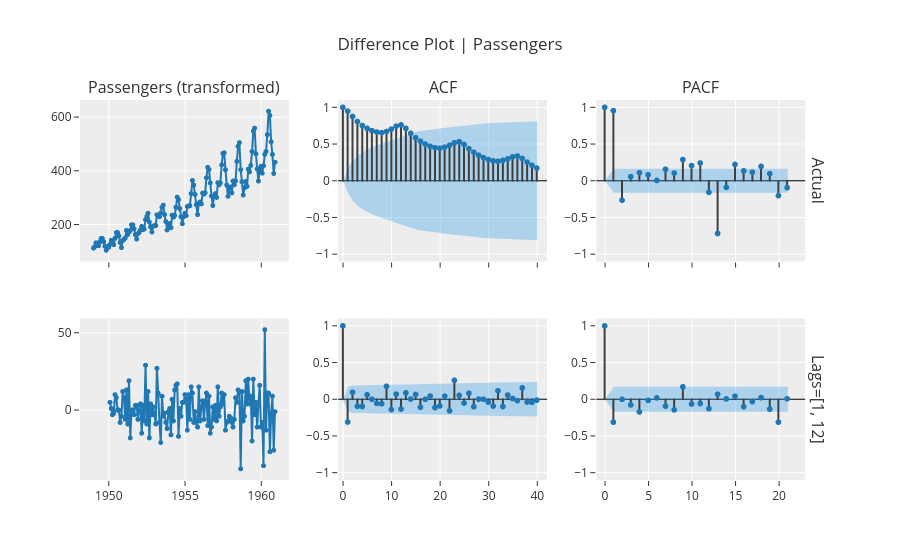

Notebook source saved alongside this figure:
### Markdown cell above
**Difference Plot Using Lags:**

For example, given a timeseries with monthly periodicity, using lags=[1, 12] corresponds to applying a standard first difference to handle trend, and followed by a seasonal difference (at lag 12) to attempt to account for seasonal dependence.

### Code cell
exp.plot_model(plot="diff", data_kwargs={"lags_list": [[1,12]], "acf": True, "pacf": True})

### Figure 1 — Plotly figure (JSON) as saved in the notebook; plotly's stock layout.template omitted (floating-point values rounded to 4 significant figures; data arrays with more than 128 entries replaced by an {"elided": "..."} marker saying what was removed)
{"data": [{"line": {"color": "rgb(31, 119, 180)", "width": 2}, "marker": {"color": "rgb(31, 119, 180)", "size": 5}, "mode": "lines+markers", "name": "Actual", "showlegend": false, "type": "scattergl", "x": {"elided": "144 str values"}, "xaxis": "x", "y": {"elided": "144 int values"}, "yaxis": "y"}, {"line": {"color": "#3f3f3f"}, "mode": "lines", "name": "Actual", "showlegend": false, "type": "scattergl", "x": [0, 0], "xaxis": "x2", "y": [0, 1.0], "yaxis": "y2"}, {"line": {"color": "#3f3f3f"}, "mode": "lines", "name": "Actual", "showlegend": false, "type": "scattergl", "x": [1, 1], "xaxis": "x2", "y": [0, 0.948], "yaxis": "y2"}, {"line": {"color": "#3f3f3f"}, "mode": "lines", "name": "Actual", "showlegend": false, "type": "scattergl", "x": [2, 2], "xaxis": "x2", "y": [0, 0.8756], "yaxis": "y2"}, {"line": {"color": "#3f3f3f"}, "mode": "lines", "name": "Actual", "showlegend": false, "type": "scattergl", "x": [3, 3], "xaxis": "x2", "y": [0, 0.8067], "yaxis": "y2"}, {"line": {"color": "#3f3f3f"}, "mode": "lines", "name": "Actual", "showlegend": false, "type": "scattergl", "x": [4, 4], "xaxis": "x2", "y": [0, 0.7526], "yaxis": "y2"}, {"line": {"color": "#3f3f3f"}, "mode": "lines", "name": "Actual", "showlegend": false, "type": "scattergl", "x": [5, 5], "xaxis": "x2", "y": [0, 0.7138], "yaxis": "y2"}, {"line": {"color": "#3f3f3f"}, "mode": "lines", "name": "Actual", "showlegend": false, "type": "scattergl", "x": [6, 6], "xaxis": "x2", "y": [0, 0.6817], "yaxis": "y2"}, {"line": {"color": "#3f3f3f"}, "mode": "lines", "name": "Actual", "showlegend": false, "type": "scattergl", "x": [7, 7], "xaxis": "x2", "y": [0, 0.6629], "yaxis": "y2"}, {"line": {"color": "#3f3f3f"}, "mode": "lines", "name": "Actual", "showlegend": false, "type": "scattergl", "x": [8, 8], "xaxis": "x2", "y": [0, 0.6556], "yaxis": "y2"}, {"line": {"color": "#3f3f3f"}, "mode": "lines", "name": "Actual", "showlegend": false, "type": "scattergl", "x": [9, 9], "xaxis": "x2", "y": [0, 0.6709], "yaxis": "y2"}, {"line": {"color": "#3f3f3f"}, "mode": "lines", "name": "Actual", "showlegend": false, "type": "scattergl", "x": [10, 10], "xaxis": "x2", "y": [0, 0.7027], "yaxis": "y2"}, {"line": {"color": "#3f3f3f"}, "mode": "lines", "name": "Actual", "showlegend": false, "type": "scattergl", "x": [11, 11], "xaxis": "x2", "y": [0, 0.7432], "yaxis": "y2"}, {"line": {"color": "#3f3f3f"}, "mode": "lines", "name": "Actual", "showlegend": false, "type": "scattergl", "x": [12, 12], "xaxis": "x2", "y": [0, 0.7604], "yaxis": "y2"}, {"line": {"color": "#3f3f3f"}, "mode": "lines", "name": "Actual", "showlegend": false, "type": "scattergl", "x": [13, 13], "xaxis": "x2", "y": [0, 0.7127], "yaxis": "y2"}, {"line": {"color": "#3f3f3f"}, "mode": "lines", "name": "Actual", "showlegend": false, "type": "scattergl", "x": [14, 14], "xaxis": "x2", "y": [0, 0.6463], "yaxis": "y2"}, {"line": {"color": "#3f3f3f"}, "mode": "lines", "name": "Actual", "showlegend": false, "type": "scattergl", "x": [15, 15], "xaxis": "x2", "y": [0, 0.5859], "yaxis": "y2"}, {"line": {"color": "#3f3f3f"}, "mode": "lines", "name": "Actual", "showlegend": false, "type": "scattergl", "x": [16, 16], "xaxis": "x2", "y": [0, 0.538], "yaxis": "y2"}, {"line": {"color": "#3f3f3f"}, "mode": "lines", "name": "Actual", "showlegend": false, "type": "scattergl", "x": [17, 17], "xaxis": "x2", "y": [0, 0.4997], "yaxis": "y2"}, {"line": {"color": "#3f3f3f"}, "mode": "lines", "name": "Actual", "showlegend": false, "type": "scattergl", "x": [18, 18], "xaxis": "x2", "y": [0, 0.4687], "yaxis": "y2"}, {"line": {"color": "#3f3f3f"}, "mode": "lines", "name": "Actual", "showlegend": false, "type": "scattergl", "x": [19, 19], "xaxis": "x2", "y": [0, 0.4499], "yaxis": "y2"}, {"line": {"color": "#3f3f3f"}, "mode": "lines", "name": "Actual", "showlegend": false, "type": "scattergl", "x": [20, 20], "xaxis": "x2", "y": [0, 0.4416], "yaxis": "y2"}, {"line": {"color": "#3f3f3f"}, "mode": "lines", "name": "Actual", "showlegend": false, "type": "scattergl", "x": [21, 21], "xaxis": "x2", "y": [0, 0.4572], "yaxis": "y2"}, {"line": {"color": "#3f3f3f"}, "mode": "lines", "name": "Actual", "showlegend": false, "type": "scattergl", "x": [22, 22], "xaxis": "x2", "y": [0, 0.4825], "yaxis": "y2"}, {"line": {"color": "#3f3f3f"}, "mode": "lines", "name": "Actual", "showlegend": false, "type": "scattergl", "x": [23, 23], "xaxis": "x2", "y": [0, 0.5171], "yaxis": "y2"}, {"line": {"color": "#3f3f3f"}, "mode": "lines", "name": "Actual", "showlegend": false, "type": "scattergl", "x": [24, 24], "xaxis": "x2", "y": [0, 0.5322], "yaxis": "y2"}, {"line": {"color": "#3f3f3f"}, "mode": "lines", "name": "Actual", "showlegend": false, "type": "scattergl", "x": [25, 25], "xaxis": "x2", "y": [0, 0.494], "yaxis": "y2"}, {"line": {"color": "#3f3f3f"}, "mode": "lines", "name": "Actual", "showlegend": false, "type": "scattergl", "x": [26, 26], "xaxis": "x2", "y": [0, 0.4377], "yaxis": "y2"}, {"line": {"color": "#3f3f3f"}, "mode": "lines", "name": "Actual", "showlegend": false, "type": "scattergl", "x": [27, 27], "xaxis": "x2", "y": [0, 0.3876], "yaxis": "y2"}, {"line": {"color": "#3f3f3f"}, "mode": "lines", "name": "Actual", "showlegend": false, "type": "scattergl", "x": [28, 28], "xaxis": "x2", "y": [0, 0.348], "yaxis": "y2"}, {"line": {"color": "#3f3f3f"}, "mode": "lines", "name": "Actual", "showlegend": false, "type": "scattergl", "x": [29, 29], "xaxis": "x2", "y": [0, 0.315], "yaxis": "y2"}, {"line": {"color": "#3f3f3f"}, "mode": "lines", "name": "Actual", "showlegend": false, "type": "scattergl", "x": [30, 30], "xaxis": "x2", "y": [0, 0.2885], "yaxis": "y2"}, {"line": {"color": "#3f3f3f"}, "mode": "lines", "name": "Actual", "showlegend": false, "type": "scattergl", "x": [31, 31], "xaxis": "x2", "y": [0, 0.2708], "yaxis": "y2"}, {"line": {"color": "#3f3f3f"}, "mode": "lines", "name": "Actual", "showlegend": false, "type": "scattergl", "x": [32, 32], "xaxis": "x2", "y": [0, 0.2643], "yaxis": "y2"}, {"line": {"color": "#3f3f3f"}, "mode": "lines", "name": "Actual", "showlegend": false, "type": "scattergl", "x": [33, 33], "xaxis": "x2", "y": [0, 0.2768], "yaxis": "y2"}, {"line": {"color": "#3f3f3f"}, "mode": "lines", "name": "Actual", "showlegend": false, "type": "scattergl", "x": [34, 34], "xaxis": "x2", "y": [0, 0.2985], "yaxis": "y2"}, {"line": {"color": "#3f3f3f"}, "mode": "lines", "name": "Actual", "showlegend": false, "type": "scattergl", "x": [35, 35], "xaxis": "x2", "y": [0, 0.3256], "yaxis": "y2"}, {"line": {"color": "#3f3f3f"}, "mode": "lines", "name": "Actual", "showlegend": false, "type": "scattergl", "x": [36, 36], "xaxis": "x2", "y": [0, 0.337], "yaxis": "y2"}, {"line": {"color": "#3f3f3f"}, "mode": "lines", "name": "Actual", "showlegend": false, "type": "scattergl", "x": [37, 37], "xaxis": "x2", "y": [0, 0.3033], "yaxis": "y2"}, {"line": {"color": "#3f3f3f"}, "mode": "lines", "name": "Actual", "showlegend": false, "type": "scattergl", "x": [38, 38], "xaxis": "x2", "y": [0, 0.254], "yaxis": "y2"}, {"line": {"color": "#3f3f3f"}, "mode": "lines", "name": "Actual", "showlegend": false, "type": "scattergl", "x": [39, 39], "xaxis": "x2", "y": [0, 0.2107], "yaxis": "y2"}, {"line": {"color": "#3f3f3f"}, "mode": "lines", "name": "Actual", "showlegend": false, "type": "scattergl", "x": [40, 40], "xaxis": "x2", "y": [0, 0.1722], "yaxis": "y2"}, {"marker": {"color": "#1f77b4", "size": 6}, "mode": "markers", "name": "Actual", "showlegend": false, "type": "scattergl", "x": [0, 1, 2, 3, 4, 5, 6, 7, 8, 9, 10, 11, 12, 13, 14, 15, 16, 17, 18, 19, 20, 21, 22, 23, 24, 25, 26, 27, 28, 29, 30, 31, 32, 33, 34, 35, 36, 37, 38, 39, 40], "xaxis": "x2", "y": [1.0, 0.948, 0.8756, 0.8067, 0.7526, 0.7138, 0.6817, 0.6629, 0.6556, 0.6709, 0.7027, 0.7432, 0.7604, 0.7127, 0.6463, 0.5859, 0.538, 0.4997, 0.4687, 0.4499, 0.4416, 0.4572, 0.4825, 0.5171, 0.5322, 0.494, 0.4377, 0.3876, 0.348, 0.315, 0.2885, 0.2708, 0.2643, 0.2768, 0.2985, 0.3256, 0.337, 0.3033, 0.254, 0.2107, 0.1722], "yaxis": "y2"}, {"line": {"color": "rgba(255,255,255,0)"}, "mode": "lines", "name": "UC", "showlegend": false, "type": "scatter", "x": [0, 1, 2, 3, 4, 5, 6, 7, 8, 9, 10, 11, 12, 13, 14, 15, 16, 17, 18, 19, 20, 21, 22, 23, 24, 25, 26, 27, 28, 29, 30, 31, 32, 33, 34, 35, 36, 37, 38, 39, 40], "xaxis": "x2", "y": [0.0, 0.1633, 0.2732, 0.3399, 0.3876, 0.4248, 0.4557, 0.4821, 0.5059, 0.528, 0.5503, 0.5738, 0.5989, 0.6241, 0.6455, 0.6625, 0.6762, 0.6875, 0.6971, 0.7055, 0.7131, 0.7204, 0.7281, 0.7365, 0.7462, 0.7562, 0.7648, 0.7714, 0.7766, 0.7808, 0.7841, 0.787, 0.7895, 0.7918, 0.7944, 0.7974, 0.8009, 0.8047, 0.8077, 0.8099, 0.8113], "yaxis": "y2"}, {"fill": "tonexty", "fillcolor": "rgba(32, 146, 230,0.3)", "line": {"color": "rgba(255,255,255,0)"}, "mode": "lines", "name": "LC", "showlegend": false, "type": "scatter", "x": [0, 1, 2, 3, 4, 5, 6, 7, 8, 9, 10, 11, 12, 13, 14, 15, 16, 17, 18, 19, 20, 21, 22, 23, 24, 25, 26, 27, 28, 29, 30, 31, 32, 33, 34, 35, 36, 37, 38, 39, 40], "xaxis": "x2", "y": [0.0, -0.1633, -0.2732, -0.3399, -0.3876, -0.4248, -0.4557, -0.4821, -0.5059, -0.528, -0.5503, -0.5738, -0.5989, -0.6241, -0.6455, -0.6625, -0.6762, -0.6875, -0.6971, -0.7055, -0.7131, -0.7204, -0.7281, -0.7365, -0.7462, -0.7562, -0.7648, -0.7714, -0.7766, -0.7808, -0.7841, -0.787, -0.7895, -0.7918, -0.7944, -0.7974, -0.8009, -0.8047, -0.8077, -0.8099, -0.8113], "yaxis": "y2"}, {"line": {"color": "#3f3f3f"}, "mode": "lines", "name": "Actual", "showlegend": false, "type": "scattergl", "x": [0, 0], "xaxis": "x3", "y": [0, 1.0], "yaxis": "y3"}, {"line": {"color": "#3f3f3f"}, "mode": "lines", "name": "Actual", "showlegend": false, "type": "scattergl", "x": [1, 1], "xaxis": "x3", "y": [0, 0.9547], "yaxis": "y3"}, {"line": {"color": "#3f3f3f"}, "mode": "lines", "name": "Actual", "showlegend": false, "type": "scattergl", "x": [2, 2], "xaxis": "x3", "y": [0, -0.2653], "yaxis": "y3"}, {"line": {"color": "#3f3f3f"}, "mode": "lines", "name": "Actual", "showlegend": false, "type": "scattergl", "x": [3, 3], "xaxis": "x3", "y": [0, 0.05547], "yaxis": "y3"}, {"line": {"color": "#3f3f3f"}, "mode": "lines", "name": "Actual", "showlegend": false, "type": "scattergl", "x": [4, 4], "xaxis": "x3", "y": [0, 0.1089], "yaxis": "y3"}, {"line": {"color": "#3f3f3f"}, "mode": "lines", "name": "Actual", "showlegend": false, "type": "scattergl", "x": [5, 5], "xaxis": "x3", "y": [0, 0.08113], "yaxis": "y3"}, {"line": {"color": "#3f3f3f"}, "mode": "lines", "name": "Actual", "showlegend": false, "type": "scattergl", "x": [6, 6], "xaxis": "x3", "y": [0, 0.004125], "yaxis": "y3"}, {"line": {"color": "#3f3f3f"}, "mode": "lines", "name": "Actual", "showlegend": false, "type": "scattergl", "x": [7, 7], "xaxis": "x3", "y": [0, 0.1562], "yaxis": "y3"}, {"line": {"color": "#3f3f3f"}, "mode": "lines", "name": "Actual", "showlegend": false, "type": "scattergl", "x": [8, 8], "xaxis": "x3", "y": [0, 0.1037], "yaxis": "y3"}, {"line": {"color": "#3f3f3f"}, "mode": "lines", "name": "Actual", "showlegend": false, "type": "scattergl", "x": [9, 9], "xaxis": "x3", "y": [0, 0.2888], "yaxis": "y3"}, {"line": {"color": "#3f3f3f"}, "mode": "lines", "name": "Actual", "showlegend": false, "type": "scattergl", "x": [10, 10], "xaxis": "x3", "y": [0, 0.2069], "yaxis": "y3"}, {"line": {"color": "#3f3f3f"}, "mode": "lines", "name": "Actual", "showlegend": false, "type": "scattergl", "x": [11, 11], "xaxis": "x3", "y": [0, 0.2411], "yaxis": "y3"}, {"line": {"color": "#3f3f3f"}, "mode": "lines", "name": "Actual", "showlegend": false, "type": "scattergl", "x": [12, 12], "xaxis": "x3", "y": [0, -0.158], "yaxis": "y3"}, {"line": {"color": "#3f3f3f"}, "mode": "lines", "name": "Actual", "showlegend": false, "type": "scattergl", "x": [13, 13], "xaxis": "x3", "y": [0, -0.7183], "yaxis": "y3"}, {"line": {"color": "#3f3f3f"}, "mode": "lines", "name": "Actual", "showlegend": false, "type": "scattergl", "x": [14, 14], "xaxis": "x3", "y": [0, -0.08948], "yaxis": "y3"}, {"line": {"color": "#3f3f3f"}, "mode": "lines", "name": "Actual", "showlegend": false, "type": "scattergl", "x": [15, 15], "xaxis": "x3", "y": [0, 0.2216], "yaxis": "y3"}, {"line": {"color": "#3f3f3f"}, "mode": "lines", "name": "Actual", "showlegend": false, "type": "scattergl", "x": [16, 16], "xaxis": "x3", "y": [0, 0.1346], "yaxis": "y3"}, {"line": {"color": "#3f3f3f"}, "mode": "lines", "name": "Actual", "showlegend": false, "type": "scattergl", "x": [17, 17], "xaxis": "x3", "y": [0, 0.1156], "yaxis": "y3"}, {"line": {"color": "#3f3f3f"}, "mode": "lines", "name": "Actual", "showlegend": false, "type": "scattergl", "x": [18, 18], "xaxis": "x3", "y": [0, 0.1948], "yaxis": "y3"}, {"line": {"color": "#3f3f3f"}, "mode": "lines", "name": "Actual", "showlegend": false, "type": "scattergl", "x": [19, 19], "xaxis": "x3", "y": [0, 0.09666], "yaxis": "y3"}, {"line": {"color": "#3f3f3f"}, "mode": "lines", "name": "Actual", "showlegend": false, "type": "scattergl", "x": [20, 20], "xaxis": "x3", "y": [0, -0.2022], "yaxis": "y3"}, {"line": {"color": "#3f3f3f"}, "mode": "lines", "name": "Actual", "showlegend": false, "type": "scattergl", "x": [21, 21], "xaxis": "x3", "y": [0, -0.09364], "yaxis": "y3"}, {"marker": {"color": "#1f77b4", "size": 6}, "mode": "markers", "name": "Actual", "showlegend": false, "type": "scattergl", "x": [0, 1, 2, 3, 4, 5, 6, 7, 8, 9, 10, 11, 12, 13, 14, 15, 16, 17, 18, 19, 20, 21], "xaxis": "x3", "y": [1.0, 0.9547, -0.2653, 0.05547, 0.1089, 0.08113, 0.004125, 0.1562, 0.1037, 0.2888, 0.2069, 0.2411, -0.158, -0.7183, -0.08948, 0.2216, 0.1346, 0.1156, 0.1948, 0.09666, -0.2022, -0.09364], "yaxis": "y3"}, {"line": {"color": "rgba(255,255,255,0)"}, "mode": "lines", "name": "UC", "showlegend": false, "type": "scatter", "x": [0, 1, 2, 3, 4, 5, 6, 7, 8, 9, 10, 11, 12, 13, 14, 15, 16, 17, 18, 19, 20, 21], "xaxis": "x3", "y": [0.0, 0.1633, 0.1633, 0.1633, 0.1633, 0.1633, 0.1633, 0.1633, 0.1633, 0.1633, 0.1633, 0.1633, 0.1633, 0.1633, 0.1633, 0.1633, 0.1633, 0.1633, 0.1633, 0.1633, 0.1633, 0.1633], "yaxis": "y3"}, {"fill": "tonexty", "fillcolor": "rgba(32, 146, 230,0.3)", "line": {"color": "rgba(255,255,255,0)"}, "mode": "lines", "name": "LC", "showlegend": false, "type": "scatter", "x": [0, 1, 2, 3, 4, 5, 6, 7, 8, 9, 10, 11, 12, 13, 14, 15, 16, 17, 18, 19, 20, 21], "xaxis": "x3", "y": [0.0, -0.1633, -0.1633, -0.1633, -0.1633, -0.1633, -0.1633, -0.1633, -0.1633, -0.1633, -0.1633, -0.1633, -0.1633, -0.1633, -0.1633, -0.1633, -0.1633, -0.1633, -0.1633, -0.1633, -0.1633, -0.1633], "yaxis": "y3"}, {"line": {"color": "rgb(31, 119, 180)", "width": 2}, "marker": {"color": "rgb(31, 119, 180)", "size": 5}, "mode": "lines+markers", "name": "Lags=[1, 12]", "showlegend": false, "type": "scattergl", "x": {"elided": "131 str values"}, "xaxis": "x4", "y": {"elided": "131 float values"}, "yaxis": "y4"}, {"line": {"color": "#3f3f3f"}, "mode": "lines", "name": "Lags=[1, 12]", "showlegend": false, "type": "scattergl", "x": [0, 0], "xaxis": "x5", "y": [0, 1.0], "yaxis": "y5"}, {"line": {"color": "#3f3f3f"}, "mode": "lines", "name": "Lags=[1, 12]", "showlegend": false, "type": "scattergl", "x": [1, 1], "xaxis": "x5", "y": [0, -0.3098], "yaxis": "y5"}, {"line": {"color": "#3f3f3f"}, "mode": "lines", "name": "Lags=[1, 12]", "showlegend": false, "type": "scattergl", "x": [2, 2], "xaxis": "x5", "y": [0, 0.09535], "yaxis": "y5"}, {"line": {"color": "#3f3f3f"}, "mode": "lines", "name": "Lags=[1, 12]", "showlegend": false, "type": "scattergl", "x": [3, 3], "xaxis": "x5", "y": [0, -0.09689], "yaxis": "y5"}, {"line": {"color": "#3f3f3f"}, "mode": "lines", "name": "Lags=[1, 12]", "showlegend": false, "type": "scattergl", "x": [4, 4], "xaxis": "x5", "y": [0, -0.099], "yaxis": "y5"}, {"line": {"color": "#3f3f3f"}, "mode": "lines", "name": "Lags=[1, 12]", "showlegend": false, "type": "scattergl", "x": [5, 5], "xaxis": "x5", "y": [0, 0.061], "yaxis": "y5"}, {"line": {"color": "#3f3f3f"}, "mode": "lines", "name": "Lags=[1, 12]", "showlegend": false, "type": "scattergl", "x": [6, 6], "xaxis": "x5", "y": [0, -0.0002878], "yaxis": "y5"}, {"line": {"color": "#3f3f3f"}, "mode": "lines", "name": "Lags=[1, 12]", "showlegend": false, "type": "scattergl", "x": [7, 7], "xaxis": "x5", "y": [0, -0.05611], "yaxis": "y5"}, {"line": {"color": "#3f3f3f"}, "mode": "lines", "name": "Lags=[1, 12]", "showlegend": false, "type": "scattergl", "x": [8, 8], "xaxis": "x5", "y": [0, -0.06097], "yaxis": "y5"}, {"line": {"color": "#3f3f3f"}, "mode": "lines", "name": "Lags=[1, 12]", "showlegend": false, "type": "scattergl", "x": [9, 9], "xaxis": "x5", "y": [0, 0.1759], "yaxis": "y5"}, {"line": {"color": "#3f3f3f"}, "mode": "lines", "name": "Lags=[1, 12]", "showlegend": false, "type": "scattergl", "x": [10, 10], "xaxis": "x5", "y": [0, -0.1403], "yaxis": "y5"}, {"line": {"color": "#3f3f3f"}, "mode": "lines", "name": "Lags=[1, 12]", "showlegend": false, "type": "scattergl", "x": [11, 11], "xaxis": "x5", "y": [0, 0.06974], "yaxis": "y5"}, {"line": {"color": "#3f3f3f"}, "mode": "lines", "name": "Lags=[1, 12]", "showlegend": false, "type": "scattergl", "x": [12, 12], "xaxis": "x5", "y": [0, -0.1337], "yaxis": "y5"}, {"line": {"color": "#3f3f3f"}, "mode": "lines", "name": "Lags=[1, 12]", "showlegend": false, "type": "scattergl", "x": [13, 13], "xaxis": "x5", "y": [0, 0.08718], "yaxis": "y5"}, {"line": {"color": "#3f3f3f"}, "mode": "lines", "name": "Lags=[1, 12]", "showlegend": false, "type": "scattergl", "x": [14, 14], "xaxis": "x5", "y": [0, 0.002494], "yaxis": "y5"}, {"line": {"color": "#3f3f3f"}, "mode": "lines", "name": "Lags=[1, 12]", "showlegend": false, "type": "scattergl", "x": [15, 15], "xaxis": "x5", "y": [0, 0.06533], "yaxis": "y5"}, {"line": {"color": "#3f3f3f"}, "mode": "lines", "name": "Lags=[1, 12]", "showlegend": false, "type": "scattergl", "x": [16, 16], "xaxis": "x5", "y": [0, -0.1092], "yaxis": "y5"}, {"line": {"color": "#3f3f3f"}, "mode": "lines", "name": "Lags=[1, 12]", "showlegend": false, "type": "scattergl", "x": [17, 17], "xaxis": "x5", "y": [0, -0.0003376], "yaxis": "y5"}, {"line": {"color": "#3f3f3f"}, "mode": "lines", "name": "Lags=[1, 12]", "showlegend": false, "type": "scattergl", "x": [18, 18], "xaxis": "x5", "y": [0, 0.04403], "yaxis": "y5"}, {"line": {"color": "#3f3f3f"}, "mode": "lines", "name": "Lags=[1, 12]", "showlegend": false, "type": "scattergl", "x": [19, 19], "xaxis": "x5", "y": [0, -0.1139], "yaxis": "y5"}, {"line": {"color": "#3f3f3f"}, "mode": "lines", "name": "Lags=[1, 12]", "showlegend": false, "type": "scattergl", "x": [20, 20], "xaxis": "x5", "y": [0, -0.09127], "yaxis": "y5"}, {"line": {"color": "#3f3f3f"}, "mode": "lines", "name": "Lags=[1, 12]", "showlegend": false, "type": "scattergl", "x": [21, 21], "xaxis": "x5", "y": [0, 0.04194], "yaxis": "y5"}, {"line": {"color": "#3f3f3f"}, "mode": "lines", "name": "Lags=[1, 12]", "showlegend": false, "type": "scattergl", "x": [22, 22], "xaxis": "x5", "y": [0, -0.1573], "yaxis": "y5"}, {"line": {"color": "#3f3f3f"}, "mode": "lines", "name": "Lags=[1, 12]", "showlegend": false, "type": "scattergl", "x": [23, 23], "xaxis": "x5", "y": [0, 0.2576], "yaxis": "y5"}, {"line": {"color": "#3f3f3f"}, "mode": "lines", "name": "Lags=[1, 12]", "showlegend": false, "type": "scattergl", "x": [24, 24], "xaxis": "x5", "y": [0, 0.05284], "yaxis": "y5"}, {"line": {"color": "#3f3f3f"}, "mode": "lines", "name": "Lags=[1, 12]", "showlegend": false, "type": "scattergl", "x": [25, 25], "xaxis": "x5", "y": [0, -0.0511], "yaxis": "y5"}, {"line": {"color": "#3f3f3f"}, "mode": "lines", "name": "Lags=[1, 12]", "showlegend": false, "type": "scattergl", "x": [26, 26], "xaxis": "x5", "y": [0, 0.08145], "yaxis": "y5"}, {"line": {"color": "#3f3f3f"}, "mode": "lines", "name": "Lags=[1, 12]", "showlegend": false, "type": "scattergl", "x": [27, 27], "xaxis": "x5", "y": [0, -0.1019], "yaxis": "y5"}, {"line": {"color": "#3f3f3f"}, "mode": "lines", "name": "Lags=[1, 12]", "showlegend": false, "type": "scattergl", "x": [28, 28], "xaxis": "x5", "y": [0, 0.001517], "yaxis": "y5"}, {"line": {"color": "#3f3f3f"}, "mode": "lines", "name": "Lags=[1, 12]", "showlegend": false, "type": "scattergl", "x": [29, 29], "xaxis": "x5", "y": [0, 0.0004832], "yaxis": "y5"}, {"line": {"color": "#3f3f3f"}, "mode": "lines", "name": "Lags=[1, 12]", "showlegend": false, "type": "scattergl", "x": [30, 30], "xaxis": "x5", "y": [0, -0.03933], "yaxis": "y5"}, {"line": {"color": "#3f3f3f"}, "mode": "lines", "name": "Lags=[1, 12]", "showlegend": false, "type": "scattergl", "x": [31, 31], "xaxis": "x5", "y": [0, -0.09298], "yaxis": "y5"}, {"line": {"color": "#3f3f3f"}, "mode": "lines", "name": "Lags=[1, 12]", "showlegend": false, "type": "scattergl", "x": [32, 32], "xaxis": "x5", "y": [0, 0.1159], "yaxis": "y5"}, {"line": {"color": "#3f3f3f"}, "mode": "lines", "name": "Lags=[1, 12]", "showlegend": false, "type": "scattergl", "x": [33, 33], "xaxis": "x5", "y": [0, -0.09904], "yaxis": "y5"}, {"line": {"color": "#3f3f3f"}, "mode": "lines", "name": "Lags=[1, 12]", "showlegend": false, "type": "scattergl", "x": [34, 34], "xaxis": "x5", "y": [0, 0.05731], "yaxis": "y5"}, {"line": {"color": "#3f3f3f"}, "mode": "lines", "name": "Lags=[1, 12]", "showlegend": false, "type": "scattergl", "x": [35, 35], "xaxis": "x5", "y": [0, 0.009944], "yaxis": "y5"}, {"line": {"color": "#3f3f3f"}, "mode": "lines", "name": "Lags=[1, 12]", "showlegend": false, "type": "scattergl", "x": [36, 36], "xaxis": "x5", "y": [0, -0.01865], "yaxis": "y5"}, {"line": {"color": "#3f3f3f"}, "mode": "lines", "name": "Lags=[1, 12]", "showlegend": false, "type": "scattergl", "x": [37, 37], "xaxis": "x5", "y": [0, 0.1553], "yaxis": "y5"}, {"line": {"color": "#3f3f3f"}, "mode": "lines", "name": "Lags=[1, 12]", "showlegend": false, "type": "scattergl", "x": [38, 38], "xaxis": "x5", "y": [0, -0.03728], "yaxis": "y5"}, {"line": {"color": "#3f3f3f"}, "mode": "lines", "name": "Lags=[1, 12]", "showlegend": false, "type": "scattergl", "x": [39, 39], "xaxis": "x5", "y": [0, -0.04304], "yaxis": "y5"}, {"line": {"color": "#3f3f3f"}, "mode": "lines", "name": "Lags=[1, 12]", "showlegend": false, "type": "scattergl", "x": [40, 40], "xaxis": "x5", "y": [0, -0.0113], "yaxis": "y5"}, {"marker": {"color": "#1f77b4", "size": 6}, "mode": "markers", "name": "Lags=[1, 12]", "showlegend": false, "type": "scattergl", "x": [0, 1, 2, 3, 4, 5, 6, 7, 8, 9, 10, 11, 12, 13, 14, 15, 16, 17, 18, 19, 20, 21, 22, 23, 24, 25, 26, 27, 28, 29, 30, 31, 32, 33, 34, 35, 36, 37, 38, 39, 40], "xaxis": "x5", "y": [1.0, -0.3098, 0.09535, -0.09689, -0.099, 0.061, -0.0002878, -0.05611, -0.06097, 0.1759, -0.1403, 0.06974, -0.1337, 0.08718, 0.002494, 0.06533, -0.1092, -0.0003376, 0.04403, -0.1139, -0.09127, 0.04194, -0.1573, 0.2576, 0.05284, -0.0511, 0.08145, -0.1019, 0.001517, 0.0004832, -0.03933, -0.09298, 0.1159, -0.09904, 0.05731, 0.009944, -0.01865, 0.1553, -0.03728, -0.04304, -0.0113], "yaxis": "y5"}, {"line": {"color": "rgba(255,255,255,0)"}, "mode": "lines", "name": "UC", "showlegend": false, "type": "scatter", "x": [0, 1, 2, 3, 4, 5, 6, 7, 8, 9, 10, 11, 12, 13, 14, 15, 16, 17, 18, 19, 20, 21, 22, 23, 24, 25, 26, 27, 28, 29, 30, 31, 32, 33, 34, 35, 36, 37, 38, 39, 40], "xaxis": "x5", "y": [0.0, 0.1712, 0.187, 0.1884, 0.1898, 0.1913, 0.1919, 0.1919, 0.1924, 0.193, 0.1976, 0.2005, 0.2012, 0.2038, 0.2049, 0.2049, 0.2055, 0.2072, 0.2072, 0.2075, 0.2093, 0.2105, 0.2107, 0.2141, 0.223, 0.2234, 0.2237, 0.2246, 0.226, 0.226, 0.226, 0.2262, 0.2273, 0.229, 0.2303, 0.2307, 0.2307, 0.2307, 0.2338, 0.2339, 0.2342], "yaxis": "y5"}, {"fill": "tonexty", "fillcolor": "rgba(32, 146, 230,0.3)", "line": {"color": "rgba(255,255,255,0)"}, "mode": "lines", "name": "LC", "showlegend": false, "type": "scatter", "x": [0, 1, 2, 3, 4, 5, 6, 7, 8, 9, 10, 11, 12, 13, 14, 15, 16, 17, 18, 19, 20, 21, 22, 23, 24, 25, 26, 27, 28, 29, 30, 31, 32, 33, 34, 35, 36, 37, 38, 39, 40], "xaxis": "x5", "y": [0.0, -0.1712, -0.187, -0.1884, -0.1898, -0.1913, -0.1919, -0.1919, -0.1924, -0.193, -0.1976, -0.2005, -0.2012, -0.2038, -0.2049, -0.2049, -0.2055, -0.2072, -0.2072, -0.2075, -0.2093, -0.2105, -0.2107, -0.2141, -0.223, -0.2234, -0.2237, -0.2246, -0.226, -0.226, -0.226, -0.2262, -0.2273, -0.229, -0.2303, -0.2307, -0.2307, -0.2307, -0.2338, -0.2339, -0.2342], "yaxis": "y5"}, {"line": {"color": "#3f3f3f"}, "mode": "lines", "name": "Lags=[1, 12]", "showlegend": false, "type": "scattergl", "x": [0, 0], "xaxis": "x6", "y": [0, 1.0], "yaxis": "y6"}, {"line": {"color": "#3f3f3f"}, "mode": "lines", "name": "Lags=[1, 12]", "showlegend": false, "type": "scattergl", "x": [1, 1], "xaxis": "x6", "y": [0, -0.3122], "yaxis": "y6"}, {"line": {"color": "#3f3f3f"}, "mode": "lines", "name": "Lags=[1, 12]", "showlegend": false, "type": "scattergl", "x": [2, 2], "xaxis": "x6", "y": [0, -0.0007066], "yaxis": "y6"}, {"line": {"color": "#3f3f3f"}, "mode": "lines", "name": "Lags=[1, 12]", "showlegend": false, "type": "scattergl", "x": [3, 3], "xaxis": "x6", "y": [0, -0.0766], "yaxis": "y6"}, {"line": {"color": "#3f3f3f"}, "mode": "lines", "name": "Lags=[1, 12]", "showlegend": false, "type": "scattergl", "x": [4, 4], "xaxis": "x6", "y": [0, -0.1723], "yaxis": "y6"}, {"line": {"color": "#3f3f3f"}, "mode": "lines", "name": "Lags=[1, 12]", "showlegend": false, "type": "scattergl", "x": [5, 5], "xaxis": "x6", "y": [0, -0.01593], "yaxis": "y6"}, {"line": {"color": "#3f3f3f"}, "mode": "lines", "name": "Lags=[1, 12]", "showlegend": false, "type": "scattergl", "x": [6, 6], "xaxis": "x6", "y": [0, 0.01907], "yaxis": "y6"}, {"line": {"color": "#3f3f3f"}, "mode": "lines", "name": "Lags=[1, 12]", "showlegend": false, "type": "scattergl", "x": [7, 7], "xaxis": "x6", "y": [0, -0.09355], "yaxis": "y6"}, {"line": {"color": "#3f3f3f"}, "mode": "lines", "name": "Lags=[1, 12]", "showlegend": false, "type": "scattergl", "x": [8, 8], "xaxis": "x6", "y": [0, -0.1434], "yaxis": "y6"}, {"line": {"color": "#3f3f3f"}, "mode": "lines", "name": "Lags=[1, 12]", "showlegend": false, "type": "scattergl", "x": [9, 9], "xaxis": "x6", "y": [0, 0.1688], "yaxis": "y6"}, {"line": {"color": "#3f3f3f"}, "mode": "lines", "name": "Lags=[1, 12]", "showlegend": false, "type": "scattergl", "x": [10, 10], "xaxis": "x6", "y": [0, -0.06454], "yaxis": "y6"}, {"line": {"color": "#3f3f3f"}, "mode": "lines", "name": "Lags=[1, 12]", "showlegend": false, "type": "scattergl", "x": [11, 11], "xaxis": "x6", "y": [0, -0.0585], "yaxis": "y6"}, {"line": {"color": "#3f3f3f"}, "mode": "lines", "name": "Lags=[1, 12]", "showlegend": false, "type": "scattergl", "x": [12, 12], "xaxis": "x6", "y": [0, -0.1274], "yaxis": "y6"}, {"line": {"color": "#3f3f3f"}, "mode": "lines", "name": "Lags=[1, 12]", "showlegend": false, "type": "scattergl", "x": [13, 13], "xaxis": "x6", "y": [0, 0.06826], "yaxis": "y6"}, {"line": {"color": "#3f3f3f"}, "mode": "lines", "name": "Lags=[1, 12]", "showlegend": false, "type": "scattergl", "x": [14, 14], "xaxis": "x6", "y": [0, 0.004154], "yaxis": "y6"}, {"line": {"color": "#3f3f3f"}, "mode": "lines", "name": "Lags=[1, 12]", "showlegend": false, "type": "scattergl", "x": [15, 15], "xaxis": "x6", "y": [0, 0.04127], "yaxis": "y6"}, {"line": {"color": "#3f3f3f"}, "mode": "lines", "name": "Lags=[1, 12]", "showlegend": false, "type": "scattergl", "x": [16, 16], "xaxis": "x6", "y": [0, -0.1011], "yaxis": "y6"}, {"line": {"color": "#3f3f3f"}, "mode": "lines", "name": "Lags=[1, 12]", "showlegend": false, "type": "scattergl", "x": [17, 17], "xaxis": "x6", "y": [0, -0.03167], "yaxis": "y6"}, {"line": {"color": "#3f3f3f"}, "mode": "lines", "name": "Lags=[1, 12]", "showlegend": false, "type": "scattergl", "x": [18, 18], "xaxis": "x6", "y": [0, 0.02302], "yaxis": "y6"}, {"line": {"color": "#3f3f3f"}, "mode": "lines", "name": "Lags=[1, 12]", "showlegend": false, "type": "scattergl", "x": [19, 19], "xaxis": "x6", "y": [0, -0.1355], "yaxis": "y6"}, {"line": {"color": "#3f3f3f"}, "mode": "lines", "name": "Lags=[1, 12]", "showlegend": false, "type": "scattergl", "x": [20, 20], "xaxis": "x6", "y": [0, -0.3114], "yaxis": "y6"}, {"line": {"color": "#3f3f3f"}, "mode": "lines", "name": "Lags=[1, 12]", "showlegend": false, "type": "scattergl", "x": [21, 21], "xaxis": "x6", "y": [0, 0.006401], "yaxis": "y6"}, {"marker": {"color": "#1f77b4", "size": 6}, "mode": "markers", "name": "Lags=[1, 12]", "showlegend": false, "type": "scattergl", "x": [0, 1, 2, 3, 4, 5, 6, 7, 8, 9, 10, 11, 12, 13, 14, 15, 16, 17, 18, 19, 20, 21], "xaxis": "x6", "y": [1.0, -0.3122, -0.0007066, -0.0766, -0.1723, -0.01593, 0.01907, -0.09355, -0.1434, 0.1688, -0.06454, -0.0585, -0.1274, 0.06826, 0.004154, 0.04127, -0.1011, -0.03167, 0.02302, -0.1355, -0.3114, 0.006401], "yaxis": "y6"}, {"line": {"color": "rgba(255,255,255,0)"}, "mode": "lines", "name": "UC", "showlegend": false, "type": "scatter", "x": [0, 1, 2, 3, 4, 5, 6, 7, 8, 9, 10, 11, 12, 13, 14, 15, 16, 17, 18, 19, 20, 21], "xaxis": "x6", "y": [0.0, 0.1712, 0.1712, 0.1712, 0.1712, 0.1712, 0.1712, 0.1712, 0.1712, 0.1712, 0.1712, 0.1712, 0.1712, 0.1712, 0.1712, 0.1712, 0.1712, 0.1712, 0.1712, 0.1712, 0.1712, 0.1712], "yaxis": "y6"}, {"fill": "tonexty", "fillcolor": "rgba(32, 146, 230,0.3)", "line": {"color": "rgba(255,255,255,0)"}, "mode": "lines", "name": "LC", "showlegend": false, "type": "scatter", "x": [0, 1, 2, 3, 4, 5, 6, 7, 8, 9, 10, 11, 12, 13, 14, 15, 16, 17, 18, 19, 20, 21], "xaxis": "x6", "y": [0.0, -0.1712, -0.1712, -0.1712, -0.1712, -0.1712, -0.1712, -0.1712, -0.1712, -0.1712, -0.1712, -0.1712, -0.1712, -0.1712, -0.1712, -0.1712, -0.1712, -0.1712, -0.1712, -0.1712, -0.1712, -0.1712], "yaxis": "y6"}], "layout": {"annotations": [{"font": {"size": 16}, "showarrow": false, "text": "Passengers (transformed)", "x": 0.1411, "xanchor": "center", "xref": "paper", "y": 1.0, "yanchor": "bottom", "yref": "paper"}, {"font": {"size": 16}, "showarrow": false, "text": "ACF", "x": 0.49, "xanchor": "center", "xref": "paper", "y": 1.0, "yanchor": "bottom", "yref": "paper"}, {"font": {"size": 16}, "showarrow": false, "text": "PACF", "x": 0.8389, "xanchor": "center", "xref": "paper", "y": 1.0, "yanchor": "bottom", "yref": "paper"}, {"font": {"size": 16}, "showarrow": false, "text": "Actual", "textangle": 90, "x": 0.98, "xanchor": "left", "xref": "paper", "y": 0.7875, "yanchor": "middle", "yref": "paper"}, {"font": {"size": 16}, "showarrow": false, "text": "Lags=[1, 12]", "textangle": 90, "x": 0.98, "xanchor": "left", "xref": "paper", "y": 0.2125, "yanchor": "middle", "yref": "paper"}], "showlegend": false, "title": {"text": "Difference Plot | Passengers"}, "xaxis": {"anchor": "y", "domain": [0.0, 0.2822], "matches": "x4", "showticklabels": false}, "xaxis2": {"anchor": "y2", "domain": [0.3489, 0.6311], "matches": "x5", "range": [-1, 42], "showticklabels": false}, "xaxis3": {"anchor": "y3", "domain": [0.6978, 0.98], "matches": "x6", "range": [-1, 23], "showticklabels": false}, "xaxis4": {"anchor": "y4", "domain": [0.0, 0.2822]}, "xaxis5": {"anchor": "y5", "domain": [0.3489, 0.6311], "range": [-1, 42]}, "xaxis6": {"anchor": "y6", "domain": [0.6978, 0.98], "range": [-1, 23]}, "yaxis": {"anchor": "x", "domain": [0.575, 1.0]}, "yaxis2": {"anchor": "x2", "domain": [0.575, 1.0], "range": [-1.1, 1.1], "zerolinecolor": "#000000"}, "yaxis3": {"anchor": "x3", "domain": [0.575, 1.0], "range": [-1.1, 1.1], "zerolinecolor": "#000000"}, "yaxis4": {"anchor": "x4", "domain": [0.0, 0.425]}, "yaxis5": {"anchor": "x5", "domain": [0.0, 0.425], "range": [-1.1, 1.1], "zerolinecolor": "#000000"}, "yaxis6": {"anchor": "x6", "domain": [0.0, 0.425], "range": [-1.1, 1.1], "zerolinecolor": "#000000"}}}
